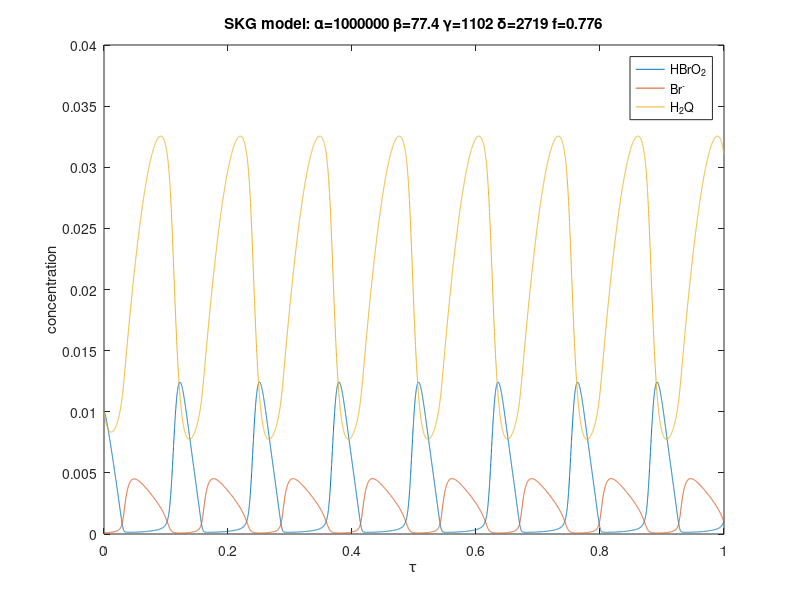

Reproduce this figure in MATLAB.
#! /usr/bin/octave -qf
# -*-octave-*-
# SKG model DOI: 10.1021/jp9832721
# Eqs E6-E8


global galpha = 1000000;
global gbeta = 77.4;
global ggamma = 1102;
global gdelta = 2719;
global gf = 0.776;

if (1 == nargin)
  arg_list = argv();
  gf = str2num(arg_list{1});
endif

function xdot = f (x, t)
  global galpha;
  global gbeta;
  global ggamma;
  global gdelta;
  global gf;

  xdot = zeros (3, 1);

  # alpha = ka * kc / realpow(kf, 2);
  # beta = kb / kf;
  # delta = 2 * kc * k3 / realpow(kf, 2);
  # gamma = kd * realsqrt(ke) / realpow(kf, 3/2);

  xdot(1) = x(2) * (gbeta - galpha * x(1)) + x(3) * (ggamma * realsqrt(x(1)) + 1.0) - gdelta * x(1) * x(1);
  xdot(2) = 1.0 - x(2) * (gbeta + galpha * x(1));
  xdot(3) = gf - x(3) * (ggamma * realsqrt(x(1)) + 1.0); 

endfunction



#1 HBrO2
x1 = 0.01;
#2 Br-
x2 = 0;
#3 H2Q
x3 = 0.01;

x0 = [x1; x2; x3];

# time = kf*t
t = linspace (0, 1, 10000);

y = lsode ("f", x0, t);


plot (t, y);

xlabel("\\tau");
ylabel("concentration");
title(cstrcat("SKG model: \\alpha=", num2str(galpha),
			  " \\beta=", num2str(gbeta),
			  " \\gamma=", num2str(ggamma),
			  " \\delta=", num2str(gdelta),
			  " f=", num2str(gf))
	  );
legend("HBrO_2", "Br^-", "H_2Q");

print -djpg skg.jpg

d = [rot90(t, -1), y];

save plot.mat d;

quit(0);



